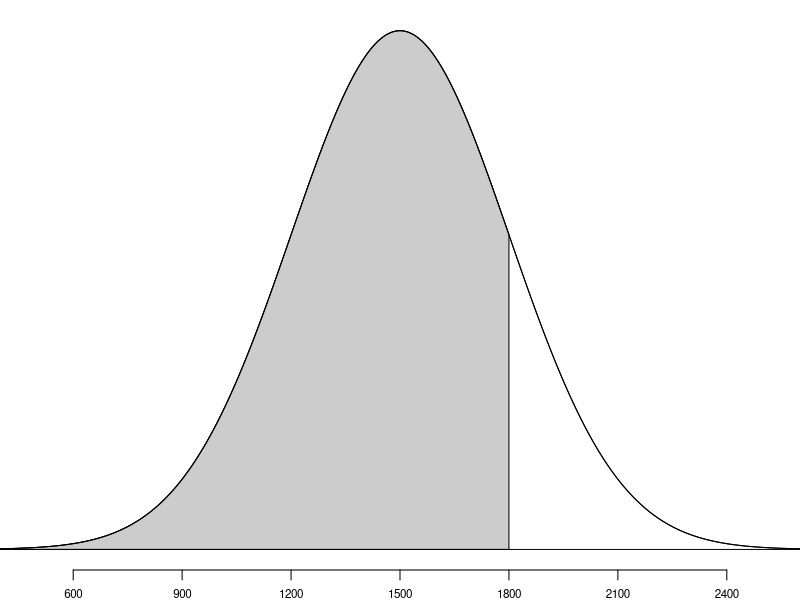

Write the R code that produced this figure.

#===> plot <===#
par(las=1, mar=c(1.5,0,0.5,0), mgp=c(3,0.6,0))
X <- seq(-4,4,0.01)
Y <- dnorm(X)
plot(X, Y, type='l', axes=F, xlim=c(-3.4,3.4))
axis(1, at=-3:3, label=(1500+300*(-3:3)), cex.axis=0.7)
these <- which(X <= 1)
polygon(c(X[these[1]], X[these],X[rev(these)[1]]), c(0,Y[these],0), col='#CCCCCC')

#arrows(1.3,0.28, 0.43, 0.28, length=0.07)
#text(1.3, 0.28, 'X=1630\nZ=0.43', pos=4, cex=0.7)

lines(X, Y)
abline(h=0)
